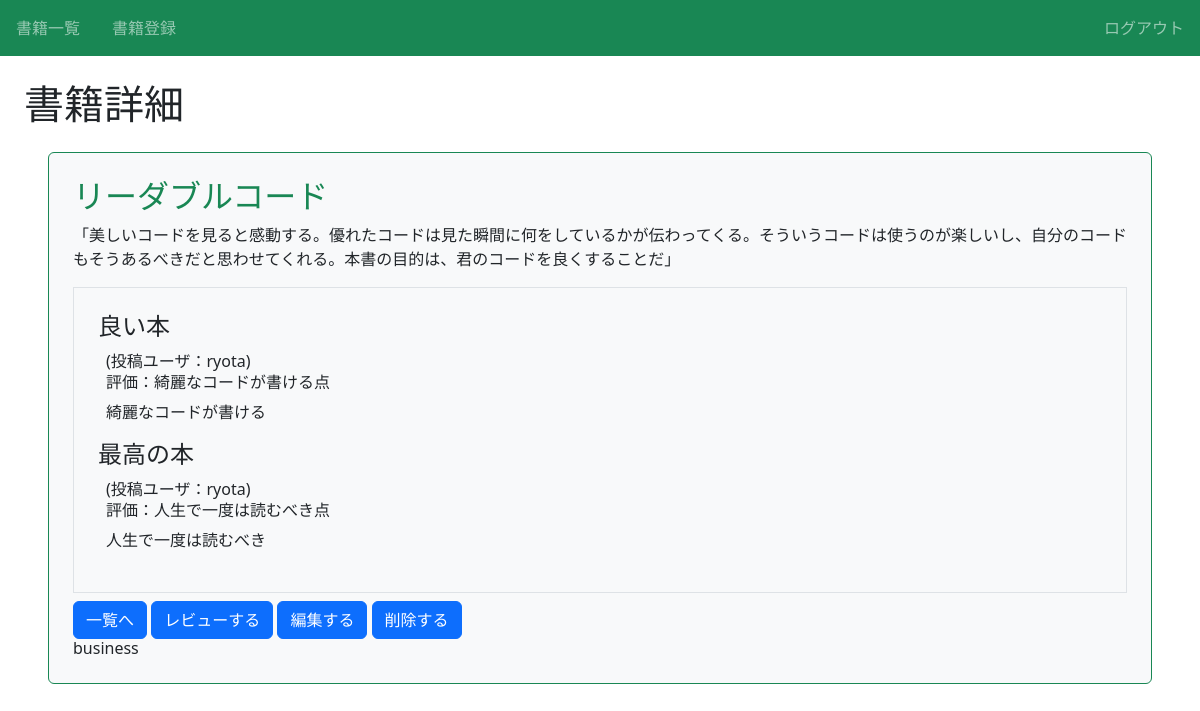
The app's page /book/7/detail/ (signed in) with its own data.
### book/models.py (models this page shows, shortened)
class Book(models.Model):
    title = models.CharField(max_length=100)
    text = models.TextField()
    thumbnail = models.ImageField(null=True, blank=True)
    category = models.CharField(
        max_length=100,
        choices = CATEGORY
    )
    user = models.ForeignKey('auth.User', on_delete=models.CASCADE)

class Review(models.Model):
    book = models.ForeignKey(Book, on_delete=models.CASCADE)
    title = models.CharField(max_length=100)
    text = models.TextField()
    rate = models.IntegerField(choices=RATE_CHOICES)
    user = models.ForeignKey("auth.User", on_delete=models.CASCADE)

### book/views.py (the view)
# urls.py: path("book/<int:pk>/detail/", views.DetailBookView.as_view(), name="detail-book"),
class DetailBookView(LoginRequiredMixin, DetailView):
    template_name = "book/book_detail.html"
    model = Book

### book/templates/book/book_detail.html (shortened to what this page needs)
{% extends "base.html" %}
{% block h1 %}書籍詳細{% endblock h1 %}
{% block content %}
  <div class="p-4 m-4 bg-light border border-success rounded">
    <h2 class="text-success">{{ object.title }}</h2>
    <p>{{object.text}}</p>
    <div class="border p-4 mb-2">
      {% for review in object.review_set.all %}
      <div>
        <h3 class="h4">{{review.title}}</h3>
        <div class="px-2">
          <span>(投稿ユーザ：{{ review.user.username }})</span>
          <h6>評価：{{ review.text }}点</h6>
          <p>{{review.text}}</p>
        </div>
      </div>
      {% endfor %}
    </div>
    <a href="{% url 'list-book' %}" class="btn btn-primary">一覧へ</a>
    <a href="{% url 'review' object.pk %}" class="btn btn-primary">レビューする</a>
    <a href="{% url 'update-book' object.pk %}" class="btn btn-primary">編集する</a>
    <a href="{% url 'delete-book' object.pk %}" class="btn btn-primary">削除する</a>
    <h6 class="card-title">{{object.category}}</h6>
  </div>
{% endblock content %}

### book/static/book/css/style.css (style rules this page uses)
a { text-decoration: none; }

### records on screen
Book: title "リーダブルコード", text "「美しいコードを見ると感動する。優れたコードは見た瞬間に何をしているかが伝わってくる。そういうコードは使うのが楽しいし、自分のコードもそうあるべきだと思わせてくれる。本書の目的は、君のコードを良くすることだ」", category "business"
Review: title "良い本", user.username "ryota", text "綺麗なコードが書ける"
Review: title "最高の本", user.username "ryota", text "人生で一度は読むべき"
